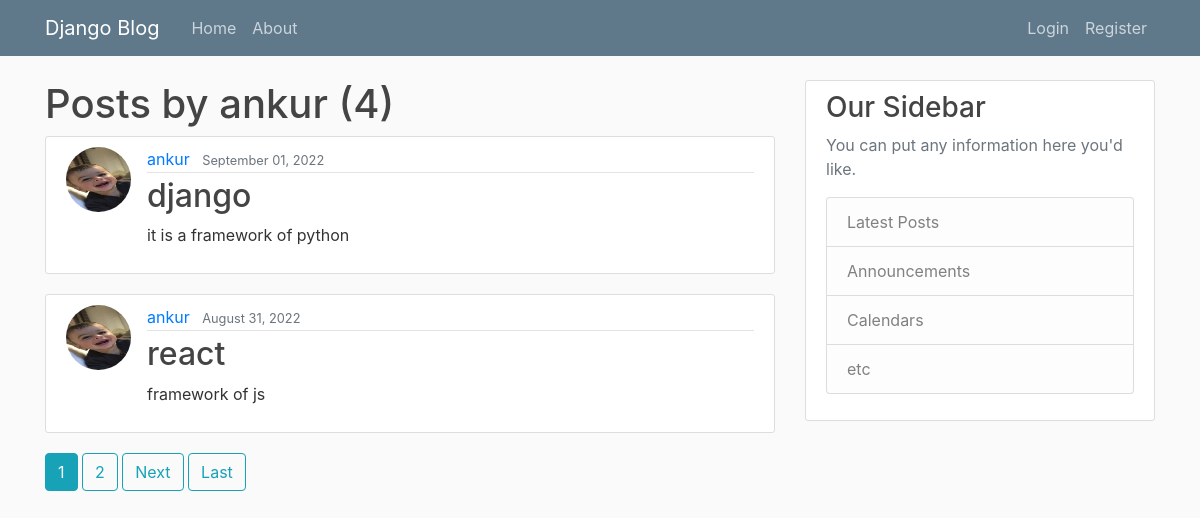
Screenshot of /post/ankur/ with the database file from the repository.
### blog/models.py (models this page shows, shortened)
class post(models.Model):
    title=models.CharField(max_length=100)
    content=models.TextField()
    date_posted=models.DateTimeField(default=timezone.now)
    author=models.ForeignKey(User,on_delete=models.CASCADE)

### users/models.py (models this page shows, shortened)
class profile(models.Model):
    user=models.OneToOneField(User,on_delete=models.CASCADE)
    image=models.ImageField(default='default.jpg',upload_to='profile_pic')

### blog/views.py (the view)
# urls.py: path('post/<str:username>/',UserPostListView.as_view(),name="user-post"),
class UserPostListView(ListView):
    model=post
    template_name = 'blog/user_post.html'
    context_object_name = 'posts'
    paginate_by=2
    def get_queryset(self):
        user=get_object_or_404(User,username=self.kwargs.get('username'))
        return post.objects.filter(author=user).order_by('-date_posted')

### blog/templates/blog/user_post.html (shortened to what this page needs)
{% extends 'blog/base.html'%}
{% block content %}
    <h1>Posts by {{view.kwargs.username}} ({{page_obj.paginator.count}})</h1>
    {% for post in posts %}
        <article class="media content-section">
            <img class="rounded-circle article-img" src="{{ post.author.profile.image.url }}"/>
          <div class="media-body">
            <div class="article-metadata">
              <a class="mr-2" href="{% url 'user-post' post.author.username %}">{{ post.author }}</a>
              <small class="text-muted">{{ post.date_posted |date:"F d, Y" }}</small>
            </div>
            <h2><a class="article-title" href="{% url 'post-detail' post.id %}">{{ post.title }}</a></h2>
            <p class="article-content">{{ post.content }}</p>
          </div>
        </article>
    {% endfor %}
    {% if is_paginated %}
        {% for num in page_obj.paginator.page_range %}
            {% if page_obj.number == num %}
                <a class="btn btn-info mb-3" href="?page={{num}}">{{num}}</a>
            {% elif num > page_obj.number|add:'-3' and num < page_obj.number|add:'3'%}
                <a class="btn btn-outline-info mb-3" href="?page={{num}}">{{num}}</a>
            {% endif %}
        {%endfor%}
        {% if page_obj.has_next %}
            <a class="btn btn-outline-info mb-3" href="?page={{page_obj.next_page_number}}">Next</a>
            <a class="btn btn-outline-info mb-3" href="?page={{page_obj.paginator.num_pages}}">Last</a>
        {% endif %}
    {% endif %}
{% endblock %}

### blog/templates/blog/base.html (shortened to what this page needs)
{% load static %}
<!DOCTYPE html>
<html lang="en">
<head>
    <link rel="stylesheet" href="https://cdn.jsdelivr.net/npm/bootstrap@4.3.1/dist/css/bootstrap.min.css">
     <link rel="stylesheet" type="text/css" href="{% static 'blog/main.css'%}">
</head>
<body><header class="site-header">
  <nav class="navbar navbar-expand-md navbar-dark bg-steel fixed-top">
    <div class="container">
      <a class="navbar-brand mr-4" href="{% url 'blog-home' %}">Django Blog</a>
      <div class="collapse navbar-collapse" id="navbarToggle">
        <div class="navbar-nav mr-auto">
          <a class="nav-item nav-link" href="{% url 'blog-home' %}">Home</a>
          <a class="nav-item nav-link" href="{% url 'blog-about' %}">About</a>
        </div>
        <div class="navbar-nav">
            {% if user.is_authenticated %}
                 <a class="nav-item nav-link" href="{% url 'post-create'%}">New-post</a>
                 <a class="nav-item nav-link" href="{% url 'profile'%}">Logout</a>
                 <a class="nav-item nav-link" href="{% url 'profile'%}">profile</a>
            {% else %}
                <a class="nav-item nav-link" href="{% url 'login' %}">Login</a>
                <a class="nav-item nav-link" href="{% url 'user-register'%}">Register</a>
            {% endif %}
        </div>
      </div>
    </div>
  </nav>
</header>
<main role="main" class="container">
  <div class="row">
    <div class="col-md-8">
      {% block content %}{% endblock %}
    </div>
    <div class="col-md-4">
      <div class="content-section">
        <h3>Our Sidebar</h3>
        <p class='text-muted'>You can put any information here you'd like.
          <ul class="list-group">
            <li class="list-group-item list-group-item-light">Latest Posts</li>
            <li class="list-group-item list-group-item-light">Announcements</li>
            <li class="list-group-item list-group-item-light">Calendars</li>
            <li class="list-group-item list-group-item-light">etc</li>
          </ul>
        </p>
      </div>
    </div>
  </div>
</main>
</body>
</html>

### blog/static/blog/main.css (style rules this page uses)
body { background: #fafafa; color: #333333; margin-top: 5rem; }
h1, h2, h3, h4, h5, h6 { color: #444444; }
ul { margin: 0; }
.bg-steel { background-color: #5f788a; }
.site-header .navbar-nav .nav-link { color: #cbd5db; }
.content-section { background: #ffffff; padding: 10px 20px; border: 1px solid #dddddd; border-radius: 3px; margin-bottom: 20px; }
.article-title { color: #444444; }
.article-content { white-space: pre-line; }
.article-img { height: 65px; width: 65px; margin-right: 16px; }
.article-metadata { padding-bottom: 1px; margin-bottom: 4px; border-bottom: 1px solid #e3e3e3 }

### rows the page displays
post: author.profile.image (picture), author "ankur", date_posted "September 01, 2022", title "django", content "it is a framework of python"
post: author.profile.image (picture), author "ankur", date_posted "August 31, 2022", title "react", content "framework of js"

### other values shown
{{ view.kwargs.username }} "ankur"
{{ page_obj.paginator.count }} "4"
{{ num }} "1"
{{ num }} "2"
